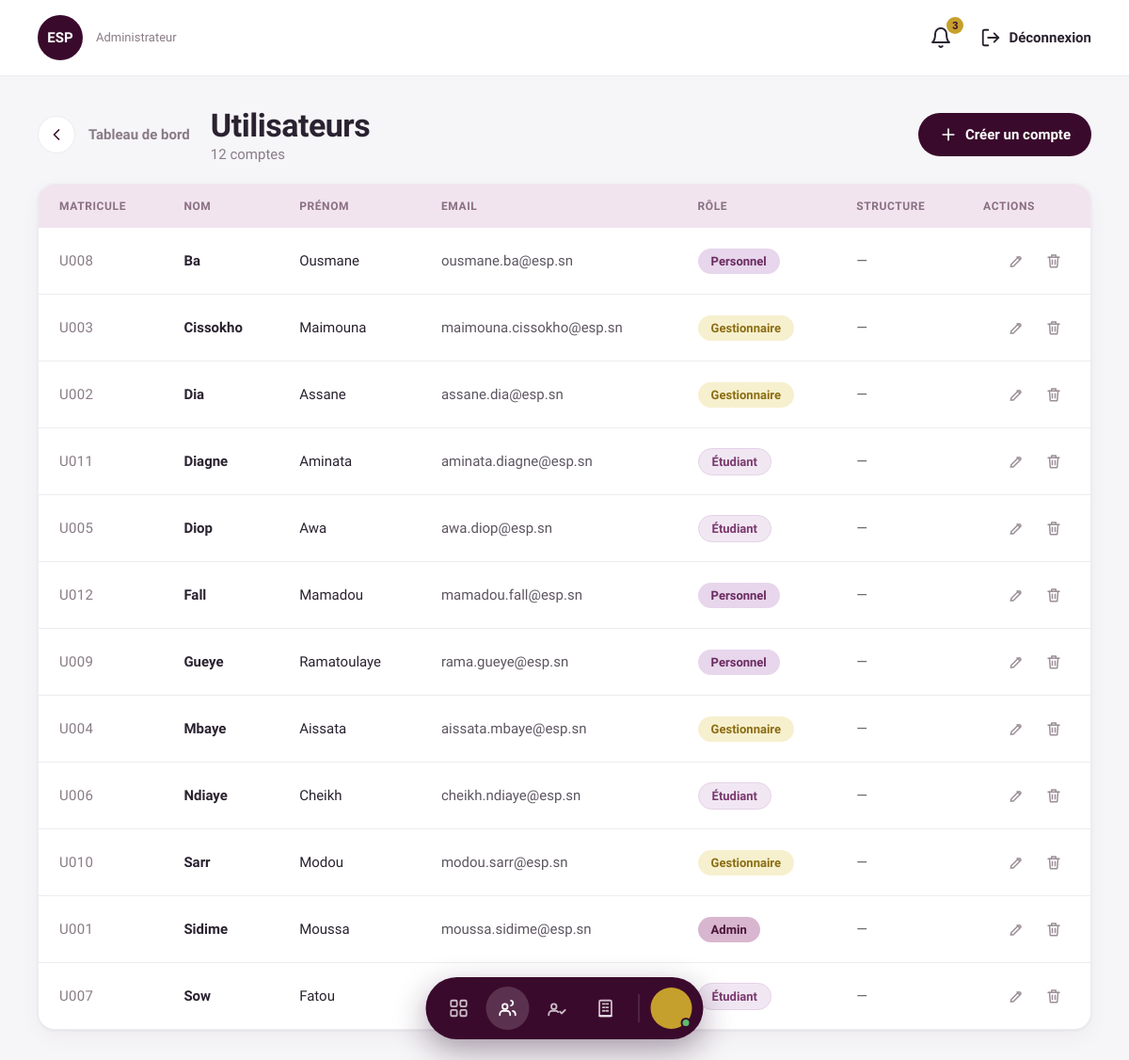
/Admin/admin/utilisateurs.php, run on the app's committed database.
### tables this page shows
create table UTILISATEUR(
    matricule_user char(5) not null,
    nom varchar(50) not null,
    prenom varchar(50) not null,
    email varchar(100) not null unique check (email like '%@%.%'),
    tel varchar(20) unique,
    mot_de_passe varchar(255) not null,
    profil varchar(15) not null check (profil in ('ADMIN', 'GESTIONNAIRE', 'ETUDIANT', 'PERSONNEL')),
    niveau_acces int  not null  default 0 ,

    constraint pk_utilisateur primary key (matricule_user)
);

### Admin/includes/functions.php (called while the page is built, shortened)
<?php
function e(?string $value): string
{
    return htmlspecialchars($value ?? '', ENT_QUOTES, 'UTF-8');
}

### Admin/admin/utilisateurs.php (the view, shortened to what this page needs)
<?php
require_once __DIR__ . '/../config/database.php';
$ROLES = [
    'ETUDIANT'     => 'Étudiant',
    'PERSONNEL'    => 'Personnel',
    'GESTIONNAIRE' => 'Gestionnaire',
    'ADMIN'        => 'Admin',
];
$mode   = 'liste';
$errors = [];
$old    = ['matricule' => '', 'prenom' => '', 'nom' => '', 'email' => '', 'id_struct' => '', 'role' => 'ETUDIANT'];
$structures = $pdo->query('SELECT id_struct, nom_struct FROM STRUCTURE ORDER BY nom_struct')->fetchAll();
$comptes = $pdo->query(
    "SELECT u.matricule_user, u.nom, u.prenom, u.email, u.profil,
            (SELECT s.nom_struct FROM APPARTENIR ap JOIN STRUCTURE s ON s.id_struct = ap.id_struct
              WHERE ap.matricule_user = u.matricule_user LIMIT 1) AS departement
     FROM UTILISATEUR u
     ORDER BY u.nom, u.prenom"
)->fetchAll();
$nb_comptes = count($comptes);
include __DIR__ . '/../includes/header_admin.php';
?>
<div class="users-head">
    <div class="users-head-left">
        <a class="back-btn" href="dashboard.php" aria-label="Retour au tableau de bord">
            <?= icone('chevron-left', 20) ?>
        </a>
        <span class="back-label">Tableau de bord</span>
        <div class="users-title">
            <h1>Utilisateurs</h1>
            <p><?= $nb_comptes ?>
                compte<?= $nb_comptes > 1 ? 's' : '' ?>
            </p>
        </div>
    </div>
    <a class="btn-aubergine" href="utilisateurs.php?action=nouveau">
        <?= icone('plus', 20) ?> Créer un compte
    </a>
</div>
<?php if ($mode === 'nouveau' || $mode === 'modifier'): ?>
<?php
    $estEdit   = $mode === 'modifier';
    $formTitle = $estEdit ? 'Modifier le compte' : 'Nouveau compte';
    ?>
<section class="panel-card form-card-admin">
    <h2 class="form-card-title"><?= e($formTitle) ?></h2>
    <?php if (!empty($errors['global'])): ?>
    <div class="alert alert-error">
        <?= e($errors['global']) ?></div>
    <?php endif; ?>
    <form method="post" action="utilisateurs.php" novalidate>
        <input type="hidden" name="form_action"
            value="<?= $estEdit ? 'modifier' : 'creer' ?>">
        <?php if ($estEdit): ?>
        <input type="hidden" name="matricule"
            value="<?= e($old['matricule']) ?>">
        <?php endif; ?>
        <div class="grid-2">
            <div class="field">
                <label class="field-label" for="prenom">Prénom</label>
                <input
                    class="input <?= isset($errors['prenom']) ? 'input-error' : '' ?>"
                    type="text" id="prenom" name="prenom"
                    value="<?= e($old['prenom']) ?>"
                    required>
                <?php if (isset($errors['prenom'])): ?><span
                    class="field-msg"><?= e($errors['prenom']) ?></span><?php endif; ?>
            </div>
            <div class="field">
                <label class="field-label" for="nom">Nom</label>
                <input
                    class="input <?= isset($errors['nom']) ? 'input-error' : '' ?>"
                    type="text" id="nom" name="nom"
                    value="<?= e($old['nom']) ?>"
                    required>
                <?php if (isset($errors['nom'])): ?><span
                    class="field-msg"><?= e($errors['nom']) ?></span><?php endif; ?>
            </div>
        </div>
        <div class="grid-2">
            <div class="field">
                <label class="field-label" for="email">Email</label>
                <input
                    class="input <?= isset($errors['email']) ? 'input-error' : '' ?>"
                    type="email" id="email" name="email"
                    value="<?= e($old['email']) ?>"
                    required>
                <?php if (isset($errors['email'])): ?><span
                    class="field-msg"><?= e($errors['email']) ?></span><?php endif; ?>
            </div>
            <div class="field">
                <label class="field-label" for="id_struct">Structure</label>
                <select
                    class="input select <?= isset($errors['id_struct']) ? 'input-error' : '' ?>"
                    id="id_struct" name="id_struct" required>
                    <option value="">— Choisir —</option>
                    <?php foreach ($structures as $s): ?>
                    <option
                        value="<?= e($s['id_struct']) ?>"
                        <?= $old['id_struct'] === $s['id_struct'] ? 'selected' : '' ?>>
                        <?= e($s['nom_struct']) ?>
                    </option>
                    <?php endforeach; ?>
                </select>
                <?php if (isset($errors['id_struct'])): ?><span
                    class="field-msg"><?= e($errors['id_struct']) ?></span><?php endif; ?>
            </div>
        </div>
        <div class="field field-half">
            <label class="field-label" for="role">Rôle</label>
            <select class="input select" id="role" name="role">
                <?php foreach ($ROLES as $val => $lib): ?>
                <option value="<?= $val ?>" <?= $old['role'] === $val ? 'selected' : '' ?>><?= $lib ?>
                </option>
                <?php endforeach; ?>
            </select>
        </div>
        <div class="form-actions">
            <a class="btn-outline" href="utilisateurs.php">Annuler</a>
            <button type="submit"
                class="btn-aubergine"><?= $estEdit ? 'Enregistrer' : 'Créer' ?></button>
        </div>
    </form>
</section>
<?php else: ?>
<section class="panel-card table-card">
    <div class="users-table-wrap">
        <table class="users-table">
            <thead>
                <tr>
                    <th>Matricule</th>
                    <th>Nom</th>
                    <th>Prénom</th>
                    <th>Email</th>
                    <th>Rôle</th>
                    <th>Structure</th>
                    <th class="ta-right">Actions</th>
                </tr>
            </thead>
            <tbody>
                <?php if (empty($comptes)): ?>
                <tr>
                    <td colspan="7" class="recent-empty">Aucun compte enregistré.</td>
                </tr>
                <?php else: ?>
                <?php foreach ($comptes as $c):
                    $roleLib = $ROLES[$c['profil']] ?? $c['profil'];
                    $roleCls = strtolower($c['profil']); ?>
                <tr>
                    <td class="td-mat">
                        <?= e($c['matricule_user']) ?>
                    </td>
                    <td class="td-nom">
                        <?= e($c['nom']) ?></td>
                    <td><?= e($c['prenom']) ?>
                    </td>
                    <td class="td-email">
                        <?= e($c['email']) ?>
                    </td>
                    <td><span
                            class="role role-<?= $roleCls ?>"><?= e($roleLib) ?></span>
                    </td>
                    <td class="td-dep">
                        <?= e($c['departement'] ?? '—') ?>
                    </td>
                    <td class="ta-right">
                        <div class="row-actions">
                            <a class="act-btn"
                                href="utilisateurs.php?action=modifier&matricule=<?= urlencode($c['matricule_user']) ?>"
                                aria-label="Modifier"><?= icone('edit', 18) ?></a>
                            <form method="post" action="utilisateurs.php" class="inline-form"
                                onsubmit="return confirm('Supprimer le compte de <?= e($c['prenom'] . ' ' . $c['nom']) ?> ?');">
                                <button type="submit" class="act-btn act-danger"
                                    aria-label="Supprimer"><?= icone('trash', 18) ?></button>
                            </form>
                        </div>
                    </td>
                </tr>
                <?php endforeach; ?>
                <?php endif; ?>
            </tbody>
        </table>
    </div>
</section>
<?php endif; ?>
<?php include __DIR__ . '/../includes/footer_admin.php'; ?>

### Admin/includes/icons.php
<?php
function icone(string $nom, int $taille = 24): string
{
    $s = $taille;
    $base = 'fill="none" stroke="currentColor" stroke-width="2" stroke-linecap="round" stroke-linejoin="round"';
    $svg = '<svg xmlns="http://www.w3.org/2000/svg" width="' . $s . '" height="' . $s . '" viewBox="0 0 24 24" ' . $base . ' aria-hidden="true">';
    switch ($nom) {
        case 'users':
            $p = '<path d="M9 7a3 3 0 1 0 0 6 3 3 0 0 0 0-6"/><path d="M3 20v-1a4 4 0 0 1 4-4h4a4 4 0 0 1 4 4v1"/><path d="M16 3.1a3 3 0 0 1 0 5.8"/><path d="M21 20v-1a4 4 0 0 0-3-3.8"/>';
            break;
        case 'calendar':
            $p = '<rect x="4" y="5" width="16" height="16" rx="2"/><path d="M16 3v4M8 3v4M4 11h16"/>';
            break;
        case 'user-check':
            $p = '<path d="M9 7a3 3 0 1 0 0 6 3 3 0 0 0 0-6"/><path d="M3 20v-1a4 4 0 0 1 4-4h4a4 4 0 0 1 3 1.4"/><path d="M16 16l2 2 4-4"/>';
            break;
        case 'building':
            $p = '<rect x="5" y="3" width="14" height="18" rx="1.5"/><path d="M9 7h2M13 7h2M9 11h2M13 11h2M9 15h2M13 15h2"/><path d="M5 21h14"/>';
            break;
        case 'bell':
            $p = '<path d="M18 8a6 6 0 1 0-12 0c0 7-3 9-3 9h18s-3-2-3-9"/><path d="M13.7 21a2 2 0 0 1-3.4 0"/>';
            break;
        case 'logout':
            $p = '<path d="M9 21H5a2 2 0 0 1-2-2V5a2 2 0 0 1 2-2h4"/><path d="M16 17l5-5-5-5"/><path d="M21 12H9"/>';
            break;
        case 'grid':
            $p = '<rect x="3" y="3" width="7" height="7" rx="1.5"/><rect x="14" y="3" width="7" height="7" rx="1.5"/><rect x="3" y="14" width="7" height="7" rx="1.5"/><rect x="14" y="14" width="7" height="7" rx="1.5"/>';
            break;
        case 'chevron-right':
            $p = '<path d="M9 6l6 6-6 6"/>';
            break;
        case 'chart-bar':
            $p = '<path d="M4 20V10M10 20V4M16 20v-6M22 20H2"/>';
            break;
        case 'edit':
            $p = '<path d="M4 20h4l10-10a2 2 0 0 0-3-3L5 17v3z"/><path d="M13.5 6.5l3 3"/>';
            break;
        case 'trash':
            $p = '<path d="M4 7h16"/><path d="M10 11v6M14 11v6"/><path d="M6 7l1 13a1 1 0 0 0 1 1h8a1 1 0 0 0 1-1l1-13"/><path d="M9 7V4h6v3"/>';
            break;
        case 'plus':
            $p = '<path d="M12 5v14M5 12h14"/>';
            break;
        case 'chevron-left':
            $p = '<path d="M15 6l-6 6 6 6"/>';
            break;
        case 'x':
            $p = '<path d="M6 6l12 12M18 6L6 18"/>';
            break;
        case 'check':
            $p = '<path d="M5 12l5 5L20 7"/>';
            break;
        case 'check-circle':
            $p = '<circle cx="12" cy="12" r="9"/><path d="M9 12l2 2 4-4"/>';
            break;
        case 'alert-circle':
            $p = '<circle cx="12" cy="12" r="9"/><path d="M12 8v5M12 16h.01"/>';
            break;
        default:
            $p = '';
    }
    return $svg . $p . '</svg>';
}

### Admin/admin/assets/css/style.css (style rules this page uses)
:root { --wine: #3a0a2c; --wine-deep: #2a0720; --gold: #c6a02c; --gold-hover: #b18d22; --panel: #ecd9e6; --ink: #2a2230; --muted: #8a7c86; --white: #ffffff; --border: #e3d0dd; --error: #c0392b; --success-bg: #e8f5e9; --success-tx: #2e7d32; --error-bg: #fdecea; --radius: 16px; --radius-sm: 12px; --font: 'Plus Jakarta Sans', -apple-system, BlinkMacSystemFont, 'Segoe UI', Roboto, sans-serif; }
* { box-sizing: border-box; }
html, body { height: 100%; }

### Admin/admin/assets/css/admin.css (style rules this page uses)
:root { --adm-bg: #f6f5f7; --adm-card: #ffffff; --adm-line: #ececef; --cream: #f4edda; --shadow: 0 1px 3px rgba(42, 10, 44, .06), 0 8px 24px rgba(42, 10, 44, .04); --enc-bg: #f8f1cf; --enc-tx: #8a6d12; --enc-dot: #c6a02c; --av-bg: #ecdcef; --av-tx: #6a2a5f; --av-dot: #8d4f80; --ter-bg: #ecebee; --ter-tx: #8a8590; --ter-dot: #b3aeb8; }
body.admin-body { margin: 0; background: var(--adm-bg); font-family: var(--font); color: var(--ink); padding-bottom: 110px; }
.panel-card { background: var(--adm-card); border: 1px solid var(--adm-line); border-radius: 18px; box-shadow: var(--shadow); padding: 24px 26px; }
.users-head { display: flex; align-items: center; justify-content: space-between; gap: 16px; margin-bottom: 22px; }
.users-head-left { display: flex; align-items: center; gap: 14px; }
.back-btn { width: 40px; height: 40px; border-radius: 50%; border: 1px solid var(--adm-line); background: var(--adm-card); color: var(--wine); display: inline-flex; align-items: center; justify-content: center; text-decoration: none; }
.back-label { color: var(--muted); font-weight: 700; font-size: 15px; }
.users-title { margin-left: 8px; }
.users-title h1 { font-size: 34px; font-weight: 800; margin: 0; letter-spacing: -.5px; }
.users-title p { margin: 2px 0 0; color: var(--muted); font-size: 15px; }
.btn-aubergine { display: inline-flex; align-items: center; gap: 8px; background: var(--wine); color: #fff; border: none; border-radius: 999px; padding: 13px 22px; font-family: var(--font); font-size: 15px; font-weight: 700; text-decoration: none; cursor: pointer; transition: background .15s; }
.table-card { padding: 0; overflow: hidden; }
.users-table-wrap { overflow-x: auto; }
.users-table { width: 100%; border-collapse: collapse; }
.users-table thead th { text-align: left; background: #f1e4ee; color: #8a6f84; font-size: 12px; font-weight: 800; letter-spacing: .6px; text-transform: uppercase; padding: 16px 22px; white-space: nowrap; }
.users-table tbody td { padding: 18px 22px; border-bottom: 1px solid var(--adm-line); font-size: 15px; vertical-align: middle; }
.users-table tbody tr:last-child td { border-bottom: none; }
.td-mat { color: var(--muted); letter-spacing: .3px; }
.td-nom { font-weight: 800; }
.td-email { color: #5d5560; }
.td-dep { color: #5d5560; }
.ta-right { text-align: right; }
.role { display: inline-block; padding: 6px 14px; border-radius: 999px; font-size: 13px; font-weight: 700; white-space: nowrap; }
.role-etudiant { background: #f1e7f3; color: #7a3a6e; border: 1px solid #e4d2e6; }
.role-personnel { background: #e7d6ec; color: #6a2a5f; }
.role-gestionnaire { background: #f7f0cf; color: #8a6d12; }
.role-admin { background: #d8b6cf; color: #4a1538; }
.row-actions { display: inline-flex; align-items: center; gap: 6px; justify-content: flex-end; }
.inline-form { margin: 0; display: inline; }
.act-btn { width: 34px; height: 34px; border-radius: 9px; border: none; background: transparent; color: #9b8f97; display: inline-flex; align-items: center; justify-content: center; cursor: pointer; text-decoration: none; transition: background .15s, color .15s; }

### data on the page
utilisateur: matricule_user "U008", nom "Ba", prenom "Ousmane", email "ousmane.ba@esp.sn", profil "Personnel", departement "—", $s 18 (drawn)
utilisateur: matricule_user "U003", nom "Cissokho", prenom "Maimouna", email "maimouna.cissokho@esp.sn", profil "Gestionnaire", departement "—", $s 18 (drawn)
utilisateur: matricule_user "U002", nom "Dia", prenom "Assane", email "assane.dia@esp.sn", profil "Gestionnaire", departement "—", $s 18 (drawn)
utilisateur: matricule_user "U011", nom "Diagne", prenom "Aminata", email "aminata.diagne@esp.sn", profil "Étudiant", departement "—", $s 18 (drawn)
utilisateur: matricule_user "U005", nom "Diop", prenom "Awa", email "awa.diop@esp.sn", profil "Étudiant", departement "—", $s 18 (drawn)
utilisateur: matricule_user "U012", nom "Fall", prenom "Mamadou", email "mamadou.fall@esp.sn", profil "Personnel", departement "—", $s 18 (drawn)
utilisateur: matricule_user "U009", nom "Gueye", prenom "Ramatoulaye", email "rama.gueye@esp.sn", profil "Personnel", departement "—", $s 18 (drawn)
utilisateur: matricule_user "U004", nom "Mbaye", prenom "Aissata", email "aissata.mbaye@esp.sn", profil "Gestionnaire", departement "—", $s 18 (drawn)
utilisateur: matricule_user "U006", nom "Ndiaye", prenom "Cheikh", email "cheikh.ndiaye@esp.sn", profil "Étudiant", departement "—", $s 18 (drawn)
utilisateur: matricule_user "U010", nom "Sarr", prenom "Modou", email "modou.sarr@esp.sn", profil "Gestionnaire", departement "—", $s 18 (drawn)
utilisateur: matricule_user "U001", nom "Sidime", prenom "Moussa", email "moussa.sidime@esp.sn", profil "Admin", departement "—", $s 18 (drawn)
utilisateur: matricule_user "U007", nom "Sow", prenom "Fatou", profil "Étudiant", departement "—", $s 18 (drawn)

### other printed values
$notif_count "3"
$nb_comptes "12"
